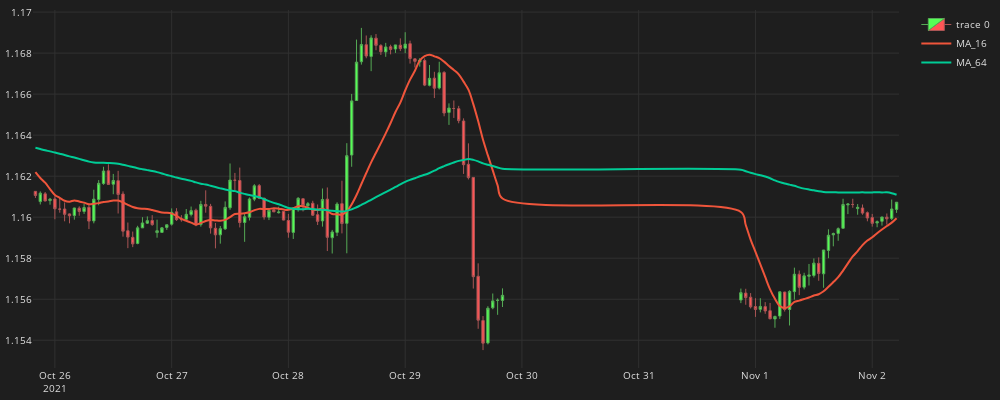

Notebook source saved alongside this figure:
### Code cell
fig = go.Figure()
fig.add_trace(go.Candlestick(
    x                       = df_plot.time,
    open                    = df_plot.mid_o,
    high                    = df_plot.mid_h,
    low                     = df_plot.mid_l,
    close                   = df_plot.mid_c,
    line                    = dict(width=1), 
    opacity                 = 1,
    increasing_fillcolor    = "#55FF55",
    decreasing_fillcolor    = "#FF5555",
    increasing_line_color   = "#55AA55",
    decreasing_line_color   = "#AA5555"
))
for ma in ma_list:
    col = f"MA_{ma}"
    fig.add_trace(go.Scatter(x=df_plot.time,
        y=df_plot[col],
        line=dict(width=2),
        line_shape='spline',
        name=f'MA_{ma}'
        ))

fig.update_layout(
    width=1000,
    height=400,
    margin=dict(l=5,r=5,b=5,t=5),
    font=dict(size=10,color="#e1e1e1"),
    paper_bgcolor="#1e1e1e",
    plot_bgcolor="#1e1e1e"
)
fig.update_xaxes(
    gridcolor="#303030",
    showgrid=True,fixedrange=True,rangeslider=dict(visible=False)
)
fig.update_yaxes(
    gridcolor="#303030",
    showgrid=True
)


fig.show()

### Figure 1 — Plotly figure (JSON) as saved in the notebook; plotly's stock layout.template omitted (floating-point values rounded to 4 significant figures; data arrays with more than 128 entries replaced by an {"elided": "..."} marker saying what was removed)
{"data": [{"close": {"elided": "130 float values"}, "decreasing": {"fillcolor": "#FF5555", "line": {"color": "#AA5555"}}, "high": {"elided": "130 float values"}, "increasing": {"fillcolor": "#55FF55", "line": {"color": "#55AA55"}}, "line": {"width": 1}, "low": {"elided": "130 float values"}, "opacity": 1, "open": {"elided": "130 float values"}, "type": "candlestick", "x": {"elided": "130 str values"}}, {"line": {"shape": "spline", "width": 2}, "name": "MA_16", "type": "scatter", "x": {"elided": "130 str values"}, "y": {"elided": "130 float values"}}, {"line": {"shape": "spline", "width": 2}, "name": "MA_64", "type": "scatter", "x": {"elided": "130 str values"}, "y": {"elided": "130 float values"}}], "layout": {"font": {"color": "#e1e1e1", "size": 10}, "height": 400, "margin": {"b": 5, "l": 5, "r": 5, "t": 5}, "paper_bgcolor": "#1e1e1e", "plot_bgcolor": "#1e1e1e", "width": 1000, "xaxis": {"fixedrange": true, "gridcolor": "#303030", "rangeslider": {"visible": false}, "showgrid": true}, "yaxis": {"gridcolor": "#303030", "showgrid": true}}}
